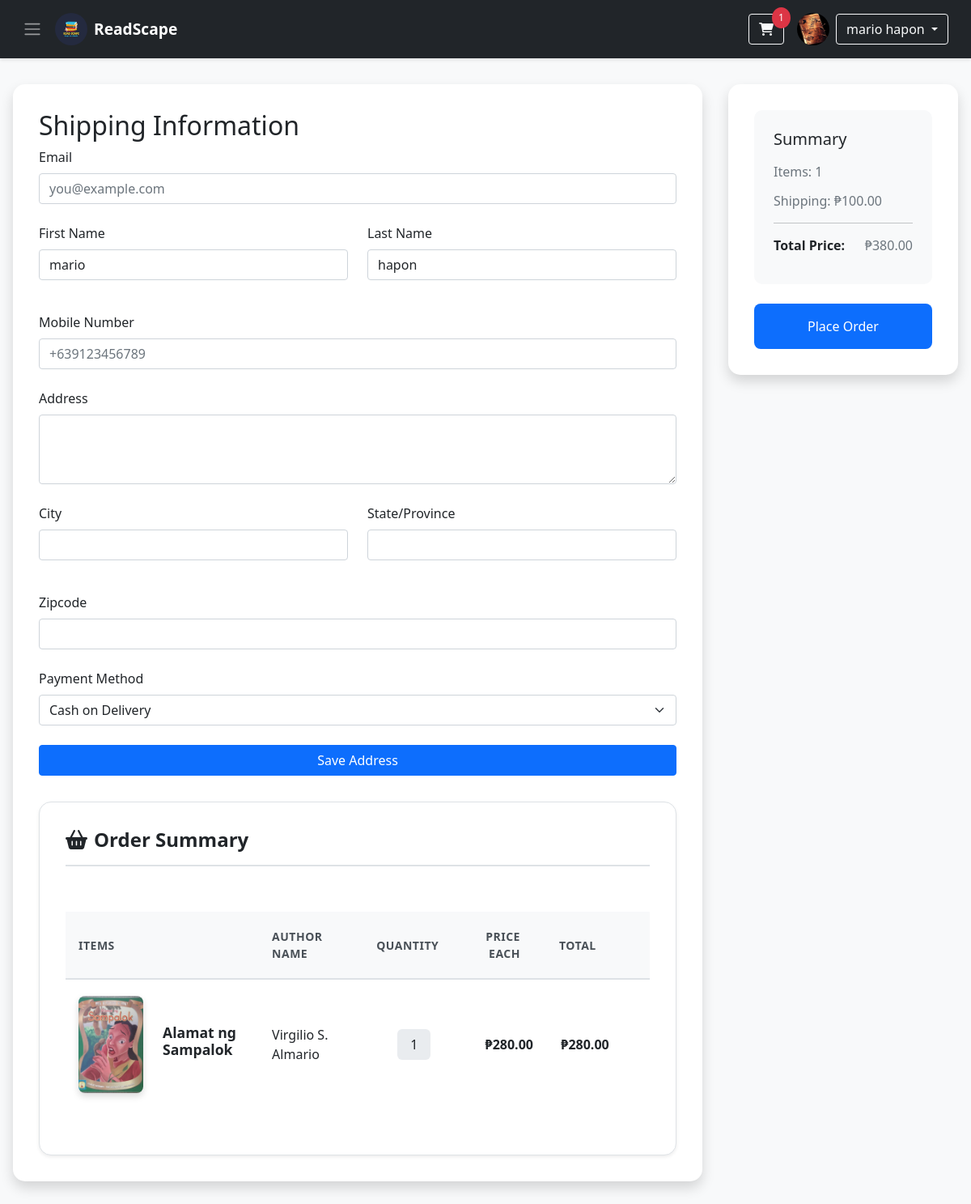
Screenshot of /checkout.php (signed in) with the database file from the repository.
### tables this page shows
CREATE TABLE `users` (
  `id` int(11) NOT NULL,
  `fname` varchar(50) NOT NULL,
  `lname` varchar(50) NOT NULL,
  `email` varchar(100) NOT NULL,
  `pass` varchar(255) NOT NULL,
  `phone` varchar(15) NOT NULL,
  `address` text NOT NULL,
  `created_at` timestamp NOT NULL DEFAULT current_timestamp(),
  `profile_image` varchar(255) DEFAULT NULL,
  `role` varchar(10) DEFAULT 'user'
);

CREATE TABLE `cart` (
  `id` int(11) NOT NULL,
  `user_id` int(11) NOT NULL,
  `isbn` int(11) NOT NULL,
  `quantity` int(11) DEFAULT 1
);

CREATE TABLE `books` (
  `isbn` int(11) NOT NULL,
  `title` varchar(255) NOT NULL,
  `book_image` varchar(255) NOT NULL,
  `author` varchar(255) NOT NULL,
  `copyright` int(11) NOT NULL,
  `qty` int(11) NOT NULL,
  `price` float NOT NULL,
  `total` float NOT NULL
);

### checkout.php (the view, shortened to what this page needs)
<?php
include 'db_connect.php';
$user_id = $_SESSION['id'];
$sql = "SELECT fname, lname, profile_image FROM users WHERE id = ?";
$stmt = mysqli_prepare($conn, $sql);
mysqli_stmt_bind_param($stmt, "i", $user_id);
mysqli_stmt_execute($stmt);
$result = mysqli_stmt_get_result($stmt);
$user = mysqli_fetch_assoc($result);
$fname = htmlspecialchars($user['fname']);
$lname = htmlspecialchars($user['lname']);
$profile_image = htmlspecialchars($user['profile_image']) ?: "uploads/default.jpg";
$items = [];
$total_price = 0;
$shipping_cost = 100.00;
if (isset($_GET['isbn']) && !empty($_GET['isbn'])) {
    $isbn = $_GET['isbn'];
    $single_item = true;
    $sql = "SELECT isbn, title, book_image, author, price FROM books WHERE isbn = ?";
    $stmt = mysqli_prepare($conn, $sql);
    mysqli_stmt_bind_param($stmt, "s", $isbn);
    mysqli_stmt_execute($stmt);
    $result = mysqli_stmt_get_result($stmt);
    if ($book = mysqli_fetch_assoc($result)) {
        $items[] = [
            'isbn' => $book['isbn'],
            'title' => $book['title'],
            'book_image' => $book['book_image'],
            'author' => $book['author'],
            'price' => $book['price'],
            'quantity' => 1,
            'total' => $book['price'] * 1
        ];
        $total_price = $book['price'];
    }
    mysqli_stmt_close($stmt);
} else {
    $sql = "SELECT books.isbn, books.title, books.book_image, books.author, books.price, cart.quantity,
            (books.price * cart.quantity) AS total
        FROM cart
        JOIN books ON cart.isbn = books.isbn
        WHERE cart.user_id = ?";
    $stmt = mysqli_prepare($conn, $sql);
    mysqli_stmt_bind_param($stmt, "i", $user_id);
    mysqli_stmt_execute($stmt);
    $result = mysqli_stmt_get_result($stmt);
    while ($cart_item = mysqli_fetch_assoc($result)) {
        $items[] = $cart_item;
        $total_price += $cart_item['total'];
    }
}
$total_with_shipping = $total_price + $shipping_cost;
$cart_count = count($items);
?>
<!DOCTYPE html>
<html lang="en">
<head>
    <link rel="stylesheet" href="https://cdnjs.cloudflare.com/ajax/libs/font-awesome/6.0.0-beta3/css/all.min.css">
    <link href="https://cdn.jsdelivr.net/npm/bootstrap@5.0.2/dist/css/bootstrap.min.css" rel="stylesheet">
</head>
<body>
    <nav class="navbar navbar-dark">
        <div class="container-fluid">
            <div class="d-flex align-items-center">
                <span class="navbar-toggler-icon" onclick="openNav()" style="cursor: pointer; margin-right: 1rem;"></span>
                <img src="./images/Readscape.png" alt="ReadScape" class="rounded-circle" width="40" height="40">
                <span class="ms-2 text-white fw-bold">ReadScape</span>
            </div>
            <div class="d-flex align-items-center">
                <div class="position-relative me-3">
                    <a href="cart.php" class="btn btn-outline-light">
                        <i class="fas fa-shopping-cart"></i>
                        <span class="cart-badge" id="cart-counter"><?php echo $cart_count; ?></span>
                    </a>
                </div>
                <div class="d-flex align-items-center">
                    <img src="<?php echo $profile_image; ?>" alt="Profile" class="rounded-circle me-2" width="40" height="40">
                    <div class="dropdown">
                        <button class="btn btn-outline-light dropdown-toggle" type="button" id="profileDropdown" data-bs-toggle="dropdown">
                            <?php echo $fname . " " . $lname; ?>
                        </button>
                    </div>
                </div>
            </div>
        </div>
    </nav>
    <div class="container">
        <div class="left-column">
            <h2>Shipping Information</h2>
            <form id="checkout-form" method="POST" action="process_order.php<?php echo isset($_GET['isbn']) ? '?isbn=' . urlencode($_GET['isbn']) : ''; ?>">
                <div class="shipping-form">
                    <div class="mb-3">
                        <label for="email" class="form-label">Email</label>
                        <input type="email" class="form-control" id="email" name="email" placeholder="you@example.com" value="<?php echo htmlspecialchars($user['email'] ?? ''); ?>" required>
                    </div>
                    <div class="row">
                        <div class="col-md-6 mb-3">
                            <label for="first_name" class="form-label">First Name</label>
                            <input type="text" class="form-control" id="first_name" name="first_name" value="<?php echo $fname; ?>" required>
                        </div>
                        <div class="col-md-6 mb-3">
                            <label for="last_name" class="form-label">Last Name</label>
                            <input type="text" class="form-control" id="last_name" name="last_name" value="<?php echo $lname; ?>" required>
                        </div>
                    </div>
                    <div class="mb-3">
                        <label for="mobile" class="form-label">Mobile Number</label>
                        <input type="tel" class="form-control" id="mobile" name="mobile" placeholder="+639123456789" required>
                    </div>
                    <div class="mb-3">
                        <label for="address" class="form-label">Address</label>
                        <textarea class="form-control" id="address" name="address" rows="3" required></textarea>
                    </div>
                    <div class="row">
                        <div class="col-md-6 mb-3">
                            <label for="city" class="form-label">City</label>
                            <input type="text" class="form-control" id="city" name="city" required>
                        </div>
                        <div class="col-md-6 mb-3">
                            <label for="state" class="form-label">State/Province</label>
                            <input type="text" class="form-control" id="state" name="state" required>
                        </div>
                    </div>
                    <div class="mb-3">
                        <label for="zipcode" class="form-label">Zipcode</label>
                        <input type="text" class="form-control" id="zipcode" name="zipcode" required>
                    </div>
                    <div class="mb-3">
                        <label for="payment_method" class="form-label">Payment Method</label>
                        <select class="form-select" id="payment_method" name="payment_method" required>
                            <option value="cash_on_delivery">Cash on Delivery</option>
                        </select>
                    </div>
                    <button type="button" class="btn btn-primary w-100" onclick="previewAddress()">Save Address</button>
                </div>
            </form>
            <div class="order-summary">
                <h2><i class="fas fa-shopping-basket me-2"></i>Order Summary</h2>
                <?php if (!empty($items)): ?>
                    <div class="table-responsive">
                        <table class="cart-table">
                            <thead>
                                <tr>
                                    <th>Items</th>
                                    <th>Author Name</th>
                                    <th class="text-center">Quantity</th>
                                    <th class="text-end">Price Each</th>
                                    <th class="text-end">Total</th>
                                    <th></th>
                                </tr>
                            </thead>
                            <tbody>
                                <?php foreach ($items as $item): ?>
                                    <tr data-isbn="<?php echo htmlspecialchars($item['isbn']); ?>">
                                        <td>
                                            <div class="item-details">
                                                <img src="images/<?php echo htmlspecialchars($item['book_image']); ?>" alt="Book">
                                                <h3><?php echo htmlspecialchars($item['title']); ?></h3>
                                            </div>
                                        </td>
                                        <td><?php echo htmlspecialchars($item['author'] ?? 'Unknown'); ?></td>
                                        <td class="text-center">
                                            <span class="item-quantity"><?php echo htmlspecialchars($item['quantity']); ?></span>
                                        </td>
                                        <td class="text-end item-price">₱<?php echo number_format($item['price'], 2, '.', ','); ?></td>
                                        <td class="text-end item-price">₱<?php echo number_format($item['total'], 2, '.', ','); ?></td>
                                    </tr>
                                <?php endforeach; ?>
                            </tbody>
                        </table>
                    </div>
                <?php endif; ?>
            </div>
        </div>
        <div class="right-column">
            <div class="price-summary">
                <h3>Summary</h3>
                <?php if (!empty($items)): ?>
                    <div class="total-price">
                        <p>Items: <?php echo $cart_count; ?></p>
                        <p>Shipping: ₱<?php echo number_format($shipping_cost, 2, '.', ','); ?></p>
                        <hr style="margin: 15px 0;">
                        <p><strong>Total Price:</strong> ₱<?php echo number_format($total_with_shipping, 2, '.', ','); ?></p>
                    </div>
                <?php else: ?>
                    <p>No items in the checkout.</p>
                <?php endif; ?>
            </div>
            <button type="button" onclick="submitOrder()" class="checkout-btn">Place Order</button>
        </div>
    </div>
</body>
</html>

### checkout.php (style rules this page uses)
.navbar { background-color: #212529; padding: 1rem; box-shadow: 0 2px 4px rgba(0, 0, 0, .1); }
.navbar .fw-bold { font-size: 1.2rem; }
.cart-badge { position: absolute; top: -8px; right: -8px; background-color: #dc3545; color: white; border-radius: 50%; padding: 0.25rem 0.5rem; font-size: 0.75rem; }
body { font-family: 'Segoe UI', Tahoma, Geneva, Verdana, sans-serif; background-color: #f8f9fa; margin-bottom: 100px; }
.container { max-width: 1400px; margin: 2rem auto; padding: 0 1rem; display: grid; grid-template-columns: 3fr 1fr; gap: 2rem; }
.left-column, .right-column { background: white; border-radius: 15px; box-shadow: 0 0.5rem 1rem rgba(0, 0, 0, .15); padding: 2rem; height: fit-content; }
.right-column { position: sticky; top: 2rem; align-self: start; }
.shipping-form input, .shipping-form textarea, .shipping-form select { margin-bottom: 1.5rem; }
.form-label { font-weight: 500; color: #212529; margin-bottom: 0.5rem; }
.cart-table { width: 100%; margin-top: 2rem; border-collapse: separate; border-spacing: 0; }
.cart-table th { background-color: #f8f9fa; color: #212529; font-weight: 600; padding: 1rem; text-align: left; border-bottom: 2px solid #dee2e6; }
.cart-table th:not(:last-child) { padding-right: 2rem; }
.cart-table td { padding: 1rem; vertical-align: middle; border-bottom: 1px solid #dee2e6; }
.cart-table th:nth-child(1) { width: 35%; }
.cart-table th:nth-child(2) { width: 20%; }
.cart-table th:nth-child(3) { width: 15%; }
.cart-table th:nth-child(4) { width: 15%; }
.cart-table th:nth-child(5) { width: 10%; }
.cart-table th:nth-child(6) { width: 5%; }
.item-details { display: flex; align-items: center; gap: 1rem; }
.item-details img { width: 80px; height: 120px; object-fit: cover; border-radius: 8px; box-shadow: 0 0.125rem 0.25rem rgba(0, 0, 0, .075); }
.item-details h3 { font-size: 1.1rem; font-weight: 600; color: #212529; margin: 0; }
.price-summary { background: #f8f9fa; padding: 1.5rem; border-radius: 10px; margin-bottom: 1.5rem; }
.price-summary h3 { color: #212529; font-size: 1.25rem; margin-bottom: 1rem; }
.total-price p { display: flex; justify-content: space-between; margin-bottom: 0.75rem; color: #6c757d; }
.total-price strong { color: #212529; }
.checkout-btn { background-color: #0d6efd; color: white; border: none; padding: 1rem; border-radius: 8px; font-weight: 500; width: 100%; transition: all 0.3s ease; }
.order-summary { background: #fff; border-radius: 15px; padding: 2rem; box-shadow: 0 0.125rem 0.25rem rgba(0, 0, 0, .075); border: 1px solid #dee2e6; margin-top: 2rem; }
.order-summary h2 { color: #212529; font-size: 1.5rem; font-weight: 600; margin-bottom: 1.5rem; padding-bottom: 1rem; border-bottom: 2px solid #dee2e6; }
.cart-table { width: 100%; border-collapse: separate; border-spacing: 0; margin-bottom: 1.5rem; }
.cart-table thead th { background-color: #f8f9fa; color: #495057; font-weight: 600; padding: 1.25rem 1rem; border-bottom: 2px solid #dee2e6; text-transform: uppercase; font-size: 0.875rem; letter-spacing: 0.5px; }
.cart-table tbody td { padding: 1.25rem 1rem; vertical-align: middle; border-bottom: 1px solid #dee2e6; }
.cart-table tbody tr:last-child td { border-bottom: none; }
.item-details { display: flex; align-items: center; gap: 1.5rem; }
.item-details img { width: 80px; height: 120px; object-fit: cover; border-radius: 8px; box-shadow: 0 0.25rem 0.5rem rgba(0, 0, 0, .15); }
.item-details h3 { font-size: 1.1rem; font-weight: 600; color: #212529; margin: 0 0 0.5rem 0; }
.item-price { font-weight: 600; color: #212529; }
.item-quantity { background: #e9ecef; padding: 0.5rem 1rem; border-radius: 6px; font-weight: 500; min-width: 60px; text-align: center; }

### rows the page displays
users: profile_image (picture), fname "mario", lname "hapon", first_name "mario", last_name "hapon"
cart: isbn.book_image (picture), isbn.title "Alamat ng Sampalok", isbn.author "Virgilio S. Almario", quantity "1", isbn.price "280.00", total "280.00"

### other values shown
$cart_count "1"
$shipping_cost "100.00"
$total_with_shipping "380.00"
